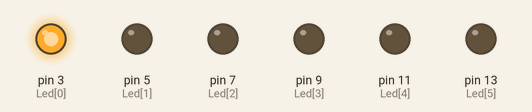
This sketch was run on a simulated Arduino Uno, built with avr-gcc and run on an emulated ATmega328P. Parts: output pins drawn as LEDs (lit = HIGH).

Above: at 0.2 s.
At 1.2 s:
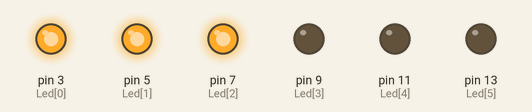
At 2.2 s:
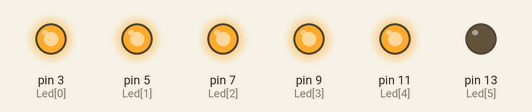
At 2.7 s:
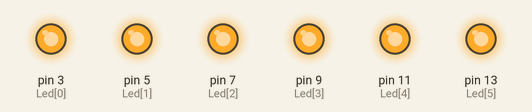
At 3.7 s:
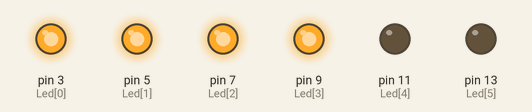
At 4.7 s:
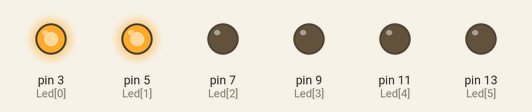
Timing chart, 0 to 6.3 s (numbered marks = the images above):
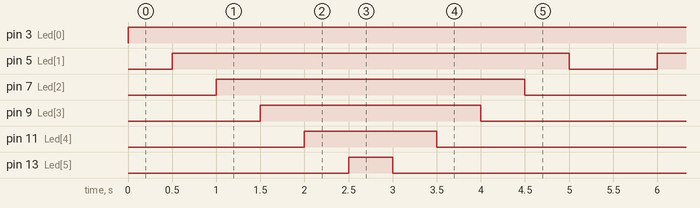

The sketch:

P3-6_Leds.ino
```cpp
// Croquis P3−6_Leds.ino

// −−−−− CONSTANTES −−−−−
int Led[] = {3,5,7,9,11,13};

// −−−−− VARIABLES −−−−−
int tempsLed = 500; // Temps d’attente

// −−−−− PROCEDURE D’INITIALISATION −−−−−
void setup() { // Toutes les lignes en sortie
  for (int indice = 0 ; indice <= 5 ; indice++) {
  pinMode(Led[indice], OUTPUT);
} // fin du for
} // fin de la procédure setup

// −−−−− BOUCLE PRINCIPALE −−−−−
void loop(){ // Allumage...
  digitalWrite(Led[0], HIGH); // LED 0 allumée
  delay(tempsLed);
  digitalWrite(Led[1], HIGH); // LED 1 allumée
  delay(tempsLed);
  digitalWrite(Led[2], HIGH); // LED 2 allumée
  delay(tempsLed);
  digitalWrite(Led[3], HIGH); // LED 3 allumée
  delay(tempsLed);
  digitalWrite(Led[4], HIGH); // LED 4 allumée
  delay(tempsLed);
  digitalWrite(Led[5], HIGH); // LED 5 allumée
  delay(tempsLed);
// Extinction...
for (int indice = 5 ; indice > 0 ; indice--) {
  digitalWrite(Led[indice], LOW);
  delay(tempsLed);
} // fin du for
} // fin de la procédure loop
```

Measured:
- by itself, pin 3 (Led[0]): LOW → HIGH at 0.00 s
- by itself, pin 5 (Led[1]): alternates HIGH for 4.5 s and LOW for 1.0 s
- by itself, pin 7 (Led[2]): alternates HIGH for 3.5 s and LOW for 2.0 s
- by itself, pin 9 (Led[3]): alternates HIGH for 2.5 s and LOW for 3.0 s
- by itself, pin 11 (Led[4]): alternates HIGH for 1.5 s and LOW for 4.0 s
- by itself, pin 13 (Led[5]): alternates HIGH for 0.50 s and LOW for 5.0 s
